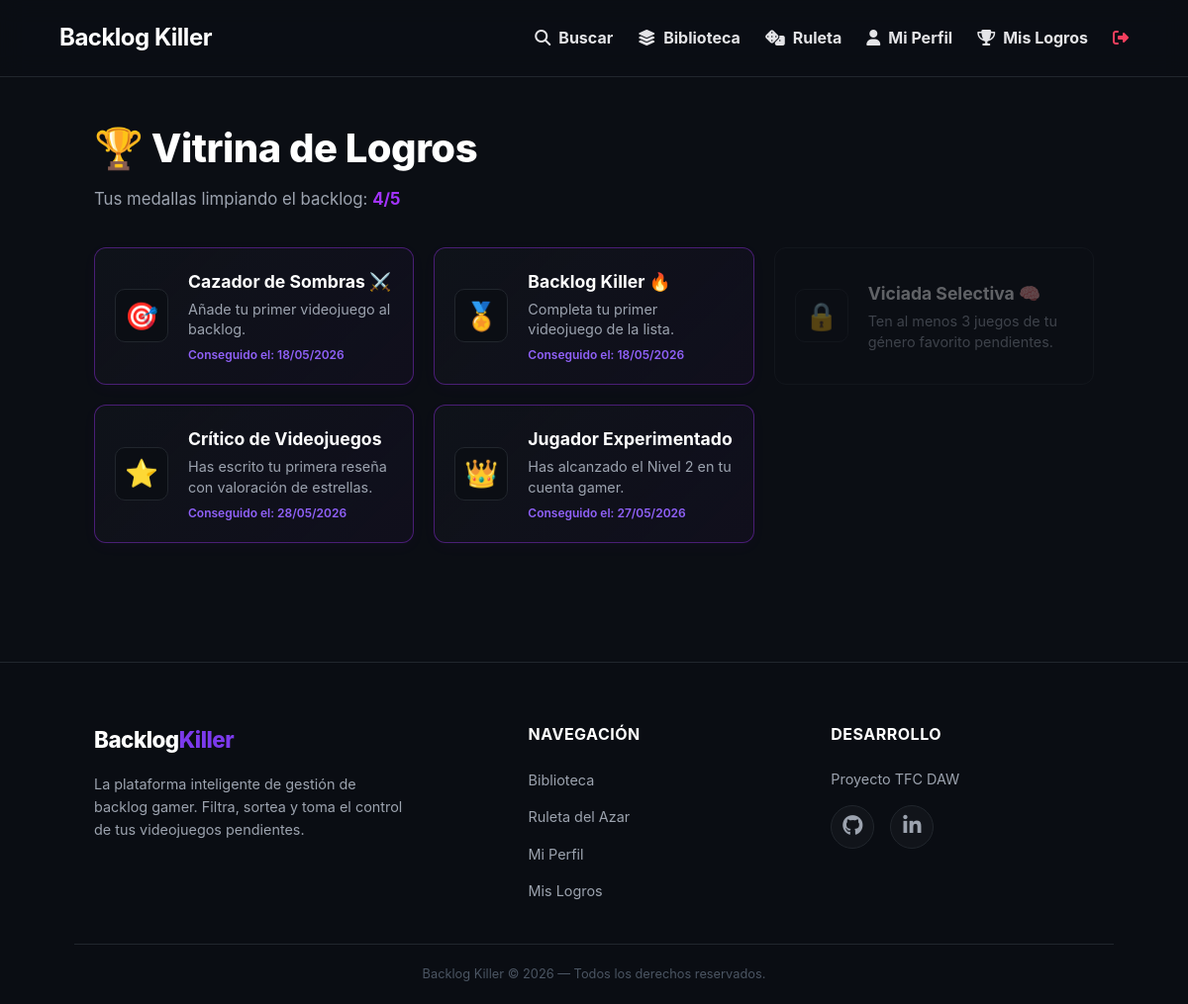
/logros.php (signed in), run on the app's committed database.
### tables this page shows
CREATE TABLE IF NOT EXISTS `logros_usuario` (
  `id_usuario` int(11) NOT NULL,
  `id_logro` int(11) NOT NULL,
  `fecha_desbloqueo` timestamp NOT NULL DEFAULT current_timestamp(),
  PRIMARY KEY (`id_usuario`,`id_logro`),
  KEY `id_logro` (`id_logro`)
);

CREATE TABLE IF NOT EXISTS `logros` (
  `id` int(11) NOT NULL AUTO_INCREMENT,
  `titulo` varchar(100) NOT NULL,
  `descripcion` varchar(255) NOT NULL,
  `tipo_requisito` varchar(50) NOT NULL,
  PRIMARY KEY (`id`)
);

### public/logros.php (the view, shortened to what this page needs)
<?php
include '../views/header.php';
require_once '../app/db.php';
$user_id = $_SESSION['user_id'];
$stmt_logros = $conexion->prepare("
    SELECT l.*,
           IF(lu.id_logro IS NOT NULL, 1, 0) AS desbloqueado,
           lu.fecha_desbloqueo
    FROM logros l
    LEFT JOIN logros_usuario lu ON l.id = lu.id_logro AND lu.id_usuario = ?
    ORDER BY l.id ASC
");
$stmt_logros->execute([$user_id]);
$logros = $stmt_logros->fetchAll(PDO::FETCH_ASSOC);
?>
<main class="dashboard-container logros-layout-moderno">
    <div class="logros-page-header">
        <h2>🏆 Vitrina de Logros</h2>
        <p class="vitrina-subtitle-premium">
            Tus medallas limpiando el backlog:
            <span class="logros-contador-destacado">
                <?= count(array_filter($logros, function($logro) { return $logro['desbloqueado'] === 1; })) ?>/<?= count($logros) ?>
            </span>
        </p>
    </div>
    <div class="logros-grid-expandido">
        <?php foreach ($logros as $logro):
            $clase_estado = $logro['desbloqueado'] ? 'logro-card-premium logro-desbloqueado-premium' : 'logro-card-premium logro-bloqueado-premium';
            if (!$logro['desbloqueado']) {
                $icono_visual = '🔒';
            } else {
                switch ($logro['tipo_requisito']) {
                    case 'primer_juego':
                        $icono_visual = '🎯';
                        break;
                    case 'primera_resena':
                        $icono_visual = '⭐';
                        break;
                    case 'subir_nivel':
                        $icono_visual = '👑';
                        break;
                    default:
                        $icono_visual = '🏅';
                        break;
                }
            }
        ?>
            <div class="<?= $clase_estado ?>">
                <div class="logro-icono-box">
                    <?= $icono_visual ?>
                </div>
                <div class="logro-info-box">
                    <h3><?= htmlspecialchars($logro['titulo']) ?></h3>
                    <p><?= htmlspecialchars($logro['descripcion']) ?></p>
                    <?php if ($logro['desbloqueado']): ?>
                        <span class="fecha-logro-premium">Conseguido el: <?= date('d/m/Y', strtotime($logro['fecha_desbloqueo'])) ?></span>
                    <?php endif; ?>
                </div>
            </div>
        <?php endforeach; ?>
    </div>
</main>
<?php include '../views/footer.php'; ?>

### views/header.php (shortened to what this page needs)
<!DOCTYPE html>
<html lang="es">
<head>
    <link rel="stylesheet" href="../assets/css/estilos.css">
    <link rel="stylesheet" href="https://cdnjs.cloudflare.com/ajax/libs/font-awesome/6.4.0/css/all.min.css">
</head>
<body>
    <header class="main-header">
        <div class="header-container">
            <div class="logo">
                <a href="<?= isset($_SESSION['user_id']) ? 'dashboard.php' : 'index.php' ?>">
                    <strong>Backlog Killer</strong>
                </a>
            </div>
            <nav class="nav-menu">
                <ul>
                    <?php if (isset($_SESSION['user_id'])): ?>
                        <li>
                            <a href="buscar_juego.php">
                                <i class="fa-solid fa-magnifying-glass"></i> Buscar
                            </a>
                        </li>
                        <li>
                            <a href="dashboard.php">
                                <i class="fa-solid fa-layer-group"></i> Biblioteca
                            </a>
                        </li>
                        <li>
                            <a href="ruleta.php">
                                <i class="fa-solid fa-dice"></i> Ruleta
                            </a>
                        </li>
                        <li>
                            <a href="perfil.php">
                                <i class="fa-solid fa-user"></i> Mi Perfil
                            </a>
                        </li>
                        <li>
                            <a href="logros.php">
                                <i class="fa-solid fa-trophy"></i> Mis Logros
                            </a>
                        </li>
                        <li>
                            <a href="javascript:void(0);" onclick="confirmarCerrarSesion()" class="btn-logout-premium" title="Cerrar Sesión">
                                <i class="fa-solid fa-right-from-bracket"></i>
                            </a>
                        </li>
                    <?php else: ?>
                        <li><a href="index.php"><i class="fa-solid fa-house"></i> Inicio</a></li>
                        <li><a href="login.php"><i class="fa-solid fa-right-to-bracket"></i> Login</a></li>
                        <li><a href="registro.php"><i class="fa-solid fa-user-plus"></i> Registro</a></li>
                    <?php endif; ?>
                </ul>
            </nav>
        </div>
    </header>

### views/footer.php
<footer class="site-footer">
    <div class="footer-container">
        <div class="footer-brand-section">
            <h3 class="footer-logo">Backlog<span>Killer</span></h3>
            <p class="footer-description">
                La plataforma inteligente de gestión de backlog gamer. Filtra, sortea y toma el control de tus videojuegos pendientes.
            </p>
        </div>
        <div class="footer-links-section">
            <h4>Navegación</h4>
            <ul>
                <li><a href="dashboard.php">Biblioteca</a></li>
                <li><a href="ruleta.php">Ruleta del Azar</a></li>
                <li><a href="perfil.php">Mi Perfil</a></li>
                <li><a href="logros.php">Mis Logros</a></li>
            </ul>
        </div>
        <div class="footer-social-section">
            <h4>Desarrollo</h4>
            <p class="footer-author">Proyecto TFC DAW</p>
            <div class="footer-social-links">
                <a href="https://github.com/GitYasmina/backlog_killer" target="_blank" rel="noopener noreferrer" class="social-icon-btn github-btn" title="Ver mi GitHub">
                    <i class="fa-brands fa-github"></i>
                </a>
                <a href="https://www.linkedin.com/in/yasmina-achahbar/" target="_blank" rel="noopener noreferrer" class="social-icon-btn linkedin-btn" title="Ver mi LinkedIn">
                    <i class="fa-brands fa-linkedin-in"></i>
                </a>
            </div>
        </div>
    </div>
    <div class="footer-bottom-bar">
        <p>Backlog Killer &copy; <?= date("Y"); ?> — Todos los derechos reservados.</p>
    </div>
</footer>
</body>
</html>

### assets/css/estilos/01_variables.css (style rules this page uses)
:root { --fondo-oscuro: #0b0e14; --fondo-tarjeta: rgba(22, 27, 34, 0.5); --morado-principal: #7c3aed; --morado-hover: #9061f9; --morado-brillante: #a333ff; --texto-blanco: #ffffff; --texto-gris: #9ca3af; --borde: #21262d; --blanco: #ffffff; }

### assets/css/estilos/02_global.css (style rules this page uses)
* { margin: 0; padding: 0; box-sizing: border-box; }
main { flex: 1; }
body { background-color: var(--fondo-oscuro); color: var(--texto-blanco); font-family: 'Inter', system-ui, -apple-system, sans-serif; line-height: 1.6; overflow-x: hidden; display: flex; flex-direction: column; min-height: 100vh; }

### assets/css/estilos/03_header.css (style rules this page uses)
.main-header { background-color: rgba(11, 14, 20, 0.8); backdrop-filter: blur(12px); -webkit-backdrop-filter: blur(12px); border-bottom: 1px solid var(--borde); padding: 1.2rem 5%; position: sticky; top: 0; z-index: 100; }
.header-container { display: flex; justify-content: space-between; align-items: center; max-width: 1200px; margin: 0 auto; }
.logo a { color: var(--texto-blanco); text-decoration: none; font-size: 1.5rem; font-weight: 800; letter-spacing: -0.5px; }
.logo a::first-letter { color: var(--morado-principal); }
.nav-menu a { color: var(--texto-gris); text-decoration: none; font-size: 0.9rem; font-weight: 500; transition: color 0.3s; }
.nav-menu ul { display: flex !important; flex-direction: row !important; align-items: center; justify-content: flex-end; gap: 25px; list-style: none !important; margin: 0; padding: 0; }
.nav-menu ul li { display: inline-block; }
.nav-menu ul li a { display: flex; align-items: center; gap: 8px; text-decoration: none; color: #e4e4e7; font-weight: bold; font-size: 1rem; transition: color 0.2s ease, transform 0.2s ease; }
.btn-logout-premium { color: #f43f5e !important; }

### assets/css/estilos/04_landing.css (style rules this page uses)
.dashboard-container { width: 100%; }

### assets/css/estilos/06_dashboard.css (style rules this page uses)
.dashboard-container { padding: 20px; max-width: 1200px; margin: 0 auto; }

### assets/css/estilos/08_perfil.css (style rules this page uses)
.logros-layout-moderno { max-width: 1050px; margin: 40px auto; padding: 0 20px; display: flex; flex-direction: column; gap: 35px; }
.logros-page-header h2 { font-size: 2.5rem; font-weight: 800; color: var(--texto-blanco); margin-bottom: 6px; letter-spacing: -0.5px; }
.vitrina-subtitle-premium { color: var(--texto-gris); font-size: 1.05rem; }
.logros-contador-destacado { color: var(--morado-brillante); font-weight: 700; }
.logros-grid-expandido { display: grid; grid-template-columns: repeat(auto-fit, minmax(320px, 1fr)); gap: 20px; width: 100%; }
.logro-card-premium { display: flex; flex-direction: row; align-items: center; gap: 20px; padding: 20px; border-radius: 12px; border: 1px solid var(--borde); background: rgba(22, 27, 34, 0.2); transition: all 0.3s ease; }
.logro-desbloqueado-premium { background: linear-gradient(135deg, rgba(22, 27, 34, 0.4) 0%, rgba(33, 19, 56, 0.25) 100%); border-color: rgba(163, 51, 255, 0.4); box-shadow: 0 4px 15px rgba(163, 51, 255, 0.03); }
.logro-bloqueado-premium { opacity: 0.35; background: rgba(22, 27, 34, 0.1); }
.logro-icono-box { font-size: 1.7rem; background: #0b0e14; width: 54px; height: 54px; min-width: 54px; border-radius: 10px; border: 1px solid var(--borde); display: flex; align-items: center; justify-content: center; flex-shrink: 0; }
.logro-info-box { display: flex; flex-direction: column; gap: 4px; }
.logro-info-box h3 { margin: 0; font-size: 1.1rem; font-weight: 700; color: var(--texto-blanco); }
.logro-info-box p { margin: 0; font-size: 0.9rem; color: var(--texto-gris); line-height: 1.4; }
.fecha-logro-premium { font-size: 0.75rem; color: var(--morado-hover); font-weight: 600; margin-top: 2px; }

### data on the page
logros_usuario: id_logro.tipo_requisito "🎯", id_logro.titulo "Cazador de Sombras ⚔️", id_logro.descripcion "Añade tu primer videojuego al backlog.", fecha_desbloqueo "18/05/2026"
logros_usuario: id_logro.tipo_requisito "🏅", id_logro.titulo "Backlog Killer 🔥", id_logro.descripcion "Completa tu primer videojuego de la lista.", fecha_desbloqueo "18/05/2026"
logros: icono_visual "🔒", titulo "Viciada Selectiva 🧠", descripcion "Ten al menos 3 juegos de tu género favorito pendientes."
logros_usuario: id_logro.tipo_requisito "⭐", id_logro.titulo "Crítico de Videojuegos", id_logro.descripcion "Has escrito tu primera reseña con valoración de estrellas.", fecha_desbloqueo "28/05/2026"
logros_usuario: id_logro.tipo_requisito "👑", id_logro.titulo "Jugador Experimentado", id_logro.descripcion "Has alcanzado el Nivel 2 en tu cuenta gamer.", fecha_desbloqueo "27/05/2026"

### other printed values
count($logros) "5"
